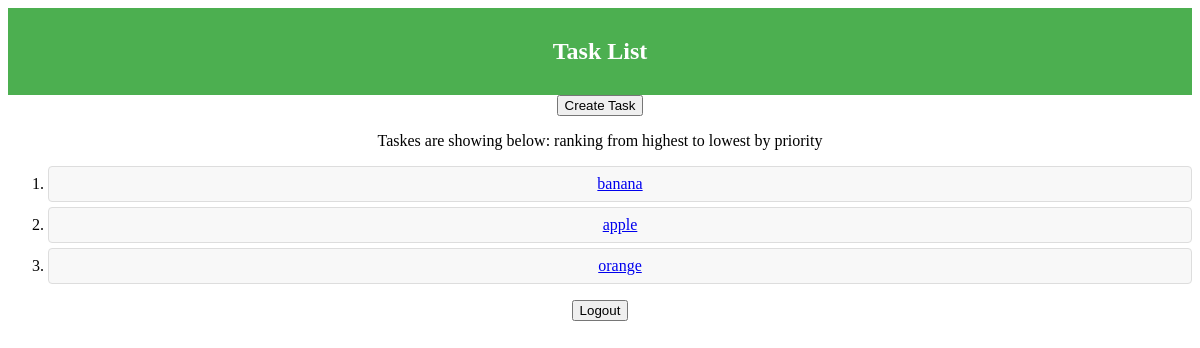
/taskmanager/ (signed in), run on the app's committed database.
### taskmanager/models.py (models this page shows)
class Task(models.Model):
    TASK_STATUS = [
        ('To Do', 'To Do'),
        ('In Progress', 'In Progress'),
        ('Done', 'Done')
    ]
    title = models.CharField(max_length=200)
    description = models.TextField()
    priority = models.IntegerField()
    due_date = models.DateField()
    status = models.CharField(max_length=20,choices = TASK_STATUS, default='To Do')

### taskmanager/views.py (the view)
# urls.py: path('', login_required(views.task_list), name='task_list'),
@login_required
def task_list(request):
   if request.user.is_authenticated:
      tasks = Task.objects.all()
      tasks =tasks.order_by('-priority') #looked from stack social flow. - from hgihest to lowest.
      return render(request, 'taskmanager/task_list.html', {'tasks': tasks})
   else:
    return redirect('login')

### taskmanager/templates/taskmanager/task_list.html (shortened to what this page needs)
<!DOCTYPE html>
<html lang="en">
<head>
</head>
<body>
    <header><h2>Task List</h2></header>
        <form action="{% url 'task_create' %}" method="get">
            <button type="submit">Create Task</button>
        </form>
    <p>Taskes are showing below: ranking from highest to lowest by priority</p>
    <ol>
        {% for task in tasks %}
            <li>
                <a href="{% url 'task_detail' task.id %}">{{ task.title }}</a>
            </li>
        {% endfor %}
    </ol>
<form action="{% url 'logout' %}" method="post">
    <button type="submit">Logout</button>
</body>
</html>

### taskmanager/templates/taskmanager/task_list.html (style rules this page uses)
body { text-align: center; }
header { background-color: #4CAF50; color: white; padding: 10px; text-align: center; }
li { padding: 8px; margin-bottom: 5px; background-color: #f8f8f8; border: 1px solid #ddd; border-radius: 4px; }

### data on the page
Task: title "banana"
Task: title "apple"
Task: title "orange"
